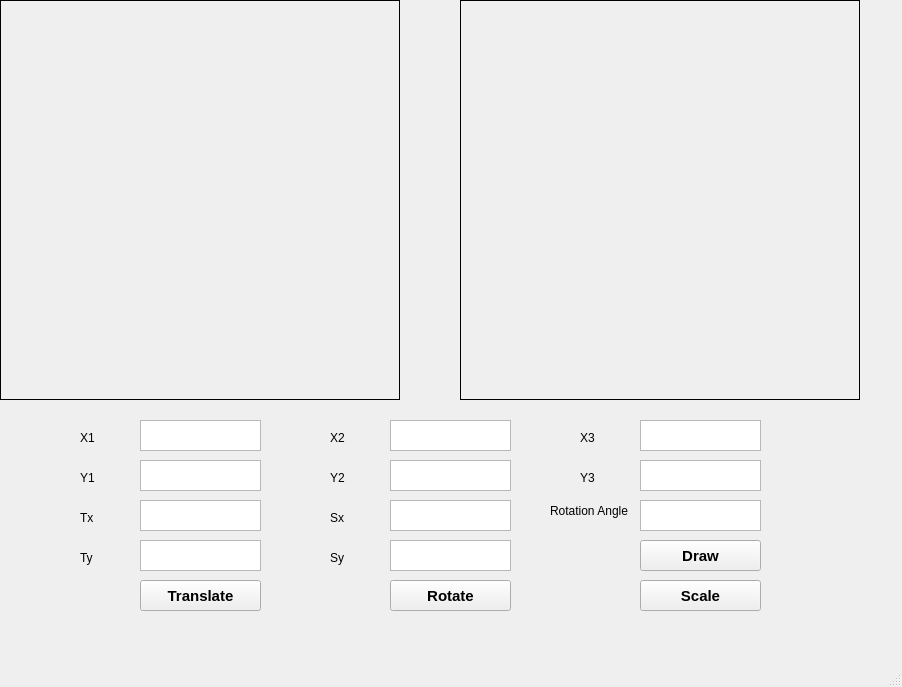
<?xml version="1.0" encoding="UTF-8"?>
<ui version="4.0">
 <class>MainWindow</class>
 <widget class="QMainWindow" name="MainWindow">
  <property name="geometry">
   <rect>
    <x>0</x>
    <y>0</y>
    <width>902</width>
    <height>687</height>
   </rect>
  </property>
  <property name="windowTitle">
   <string>MainWindow</string>
  </property>
  <widget class="QWidget" name="centralwidget">
   <widget class="QLabel" name="Img1">
    <property name="geometry">
     <rect>
      <x>0</x>
      <y>0</y>
      <width>400</width>
      <height>400</height>
     </rect>
    </property>
    <property name="frameShape">
     <enum>QFrame::Box</enum>
    </property>
    <property name="text">
     <string/>
    </property>
   </widget>
   <widget class="QLabel" name="Img2">
    <property name="geometry">
     <rect>
      <x>460</x>
      <y>0</y>
      <width>400</width>
      <height>400</height>
     </rect>
    </property>
    <property name="frameShape">
     <enum>QFrame::Box</enum>
    </property>
    <property name="text">
     <string/>
    </property>
   </widget>
   <widget class="QPlainTextEdit" name="Txt_Tx">
    <property name="geometry">
     <rect>
      <x>140</x>
      <y>500</y>
      <width>121</width>
      <height>31</height>
     </rect>
    </property>
   </widget>
   <widget class="QLabel" name="label">
    <property name="geometry">
     <rect>
      <x>80</x>
      <y>510</y>
      <width>49</width>
      <height>16</height>
     </rect>
    </property>
    <property name="text">
     <string>Tx</string>
    </property>
   </widget>
   <widget class="QLabel" name="label_2">
    <property name="geometry">
     <rect>
      <x>80</x>
      <y>550</y>
      <width>49</width>
      <height>16</height>
     </rect>
    </property>
    <property name="text">
     <string>Ty</string>
    </property>
   </widget>
   <widget class="QPlainTextEdit" name="Txt_Ty">
    <property name="geometry">
     <rect>
      <x>140</x>
      <y>540</y>
      <width>121</width>
      <height>31</height>
     </rect>
    </property>
   </widget>
   <widget class="QPlainTextEdit" name="Txt_Sy">
    <property name="geometry">
     <rect>
      <x>390</x>
      <y>540</y>
      <width>121</width>
      <height>31</height>
     </rect>
    </property>
   </widget>
   <widget class="QLabel" name="label_3">
    <property name="geometry">
     <rect>
      <x>330</x>
      <y>550</y>
      <width>49</width>
      <height>16</height>
     </rect>
    </property>
    <property name="text">
     <string>Sy</string>
    </property>
   </widget>
   <widget class="QPlainTextEdit" name="Txt_Sx">
    <property name="geometry">
     <rect>
      <x>390</x>
      <y>500</y>
      <width>121</width>
      <height>31</height>
     </rect>
    </property>
   </widget>
   <widget class="QLabel" name="label_4">
    <property name="geometry">
     <rect>
      <x>330</x>
      <y>510</y>
      <width>49</width>
      <height>16</height>
     </rect>
    </property>
    <property name="text">
     <string>Sx</string>
    </property>
   </widget>
   <widget class="QLabel" name="label_5">
    <property name="geometry">
     <rect>
      <x>550</x>
      <y>500</y>
      <width>81</width>
      <height>21</height>
     </rect>
    </property>
    <property name="text">
     <string>Rotation Angle</string>
    </property>
   </widget>
   <widget class="QPlainTextEdit" name="Txt_Theta">
    <property name="geometry">
     <rect>
      <x>640</x>
      <y>500</y>
      <width>121</width>
      <height>31</height>
     </rect>
    </property>
   </widget>
   <widget class="QPushButton" name="Btn_Translate">
    <property name="geometry">
     <rect>
      <x>140</x>
      <y>580</y>
      <width>121</width>
      <height>31</height>
     </rect>
    </property>
    <property name="font">
     <font>
      <pointsize>11</pointsize>
      <bold>true</bold>
     </font>
    </property>
    <property name="text">
     <string>Translate</string>
    </property>
   </widget>
   <widget class="QPushButton" name="Btn_Rotate">
    <property name="geometry">
     <rect>
      <x>390</x>
      <y>580</y>
      <width>121</width>
      <height>31</height>
     </rect>
    </property>
    <property name="font">
     <font>
      <pointsize>11</pointsize>
      <bold>true</bold>
     </font>
    </property>
    <property name="text">
     <string>Rotate</string>
    </property>
   </widget>
   <widget class="QPushButton" name="Btn_Scale">
    <property name="geometry">
     <rect>
      <x>640</x>
      <y>580</y>
      <width>121</width>
      <height>31</height>
     </rect>
    </property>
    <property name="font">
     <font>
      <pointsize>11</pointsize>
      <bold>true</bold>
     </font>
    </property>
    <property name="text">
     <string>Scale</string>
    </property>
   </widget>
   <widget class="QLabel" name="label_6">
    <property name="geometry">
     <rect>
      <x>80</x>
      <y>430</y>
      <width>49</width>
      <height>16</height>
     </rect>
    </property>
    <property name="text">
     <string>X1</string>
    </property>
   </widget>
   <widget class="QPlainTextEdit" name="Txt_X3">
    <property name="geometry">
     <rect>
      <x>640</x>
      <y>420</y>
      <width>121</width>
      <height>31</height>
     </rect>
    </property>
   </widget>
   <widget class="QLabel" name="label_7">
    <property name="geometry">
     <rect>
      <x>580</x>
      <y>430</y>
      <width>49</width>
      <height>16</height>
     </rect>
    </property>
    <property name="text">
     <string>X3</string>
    </property>
   </widget>
   <widget class="QPlainTextEdit" name="Txt_X1">
    <property name="geometry">
     <rect>
      <x>140</x>
      <y>420</y>
      <width>121</width>
      <height>31</height>
     </rect>
    </property>
   </widget>
   <widget class="QLabel" name="label_8">
    <property name="geometry">
     <rect>
      <x>330</x>
      <y>430</y>
      <width>49</width>
      <height>16</height>
     </rect>
    </property>
    <property name="text">
     <string>X2</string>
    </property>
   </widget>
   <widget class="QPlainTextEdit" name="Txt_X2">
    <property name="geometry">
     <rect>
      <x>390</x>
      <y>420</y>
      <width>121</width>
      <height>31</height>
     </rect>
    </property>
   </widget>
   <widget class="QPlainTextEdit" name="Txt_Y2">
    <property name="geometry">
     <rect>
      <x>390</x>
      <y>460</y>
      <width>121</width>
      <height>31</height>
     </rect>
    </property>
   </widget>
   <widget class="QLabel" name="label_9">
    <property name="geometry">
     <rect>
      <x>580</x>
      <y>470</y>
      <width>49</width>
      <height>16</height>
     </rect>
    </property>
    <property name="text">
     <string>Y3</string>
    </property>
   </widget>
   <widget class="QLabel" name="label_10">
    <property name="geometry">
     <rect>
      <x>330</x>
      <y>470</y>
      <width>49</width>
      <height>16</height>
     </rect>
    </property>
    <property name="text">
     <string>Y2</string>
    </property>
   </widget>
   <widget class="QPlainTextEdit" name="Txt_Y1">
    <property name="geometry">
     <rect>
      <x>140</x>
      <y>460</y>
      <width>121</width>
      <height>31</height>
     </rect>
    </property>
   </widget>
   <widget class="QPlainTextEdit" name="Txt_Y3">
    <property name="geometry">
     <rect>
      <x>640</x>
      <y>460</y>
      <width>121</width>
      <height>31</height>
     </rect>
    </property>
   </widget>
   <widget class="QLabel" name="label_11">
    <property name="geometry">
     <rect>
      <x>80</x>
      <y>470</y>
      <width>49</width>
      <height>16</height>
     </rect>
    </property>
    <property name="text">
     <string>Y1</string>
    </property>
   </widget>
   <widget class="QPushButton" name="Btn_Draw">
    <property name="geometry">
     <rect>
      <x>640</x>
      <y>540</y>
      <width>121</width>
      <height>31</height>
     </rect>
    </property>
    <property name="font">
     <font>
      <pointsize>11</pointsize>
      <bold>true</bold>
     </font>
    </property>
    <property name="text">
     <string>Draw</string>
    </property>
   </widget>
  </widget>
  <widget class="QMenuBar" name="menubar">
   <property name="geometry">
    <rect>
     <x>0</x>
     <y>0</y>
     <width>902</width>
     <height>21</height>
    </rect>
   </property>
  </widget>
  <widget class="QStatusBar" name="statusbar"/>
 </widget>
 <resources/>
 <connections/>
</ui>
